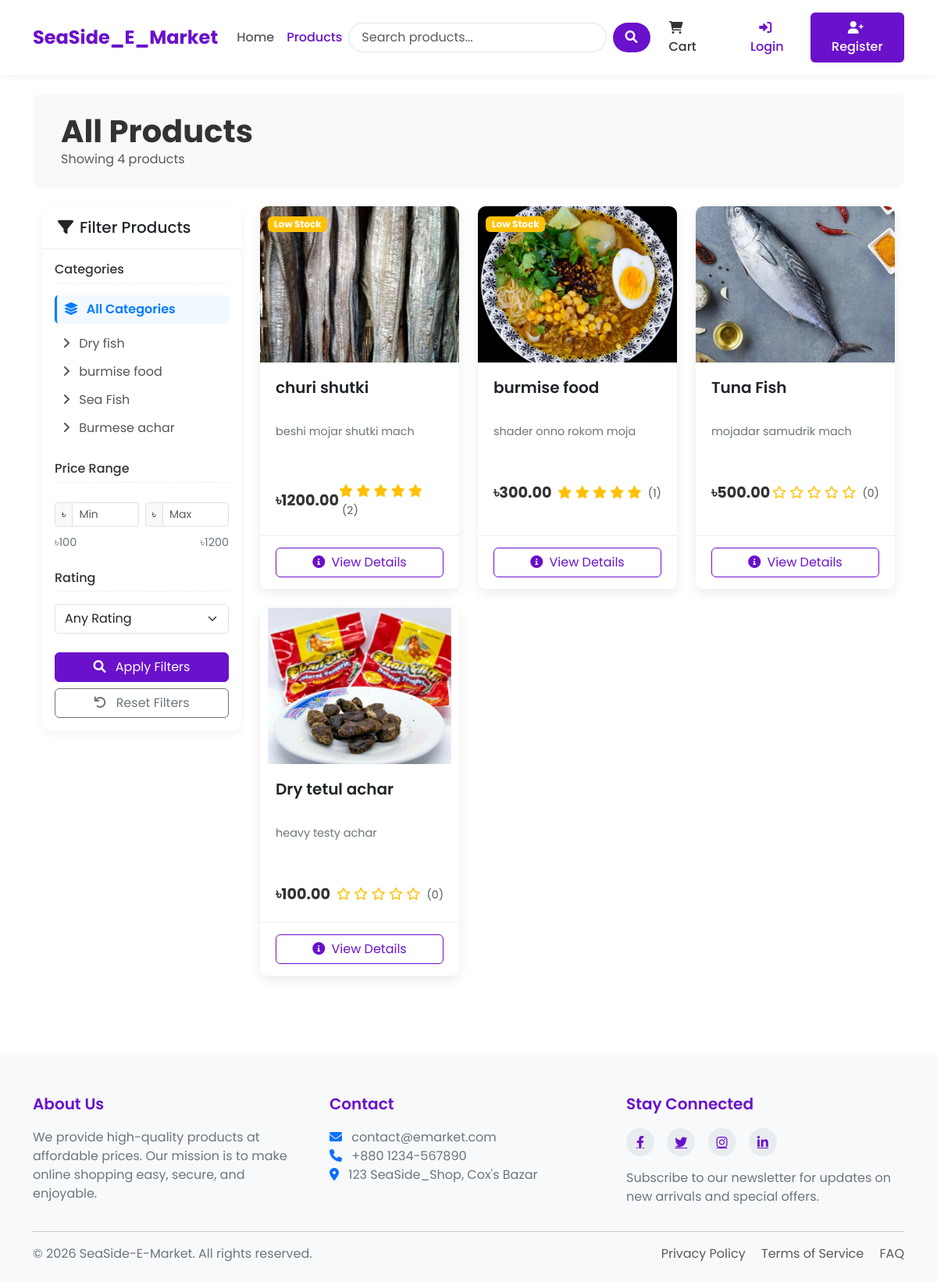
Before: /products/ with the older database file.
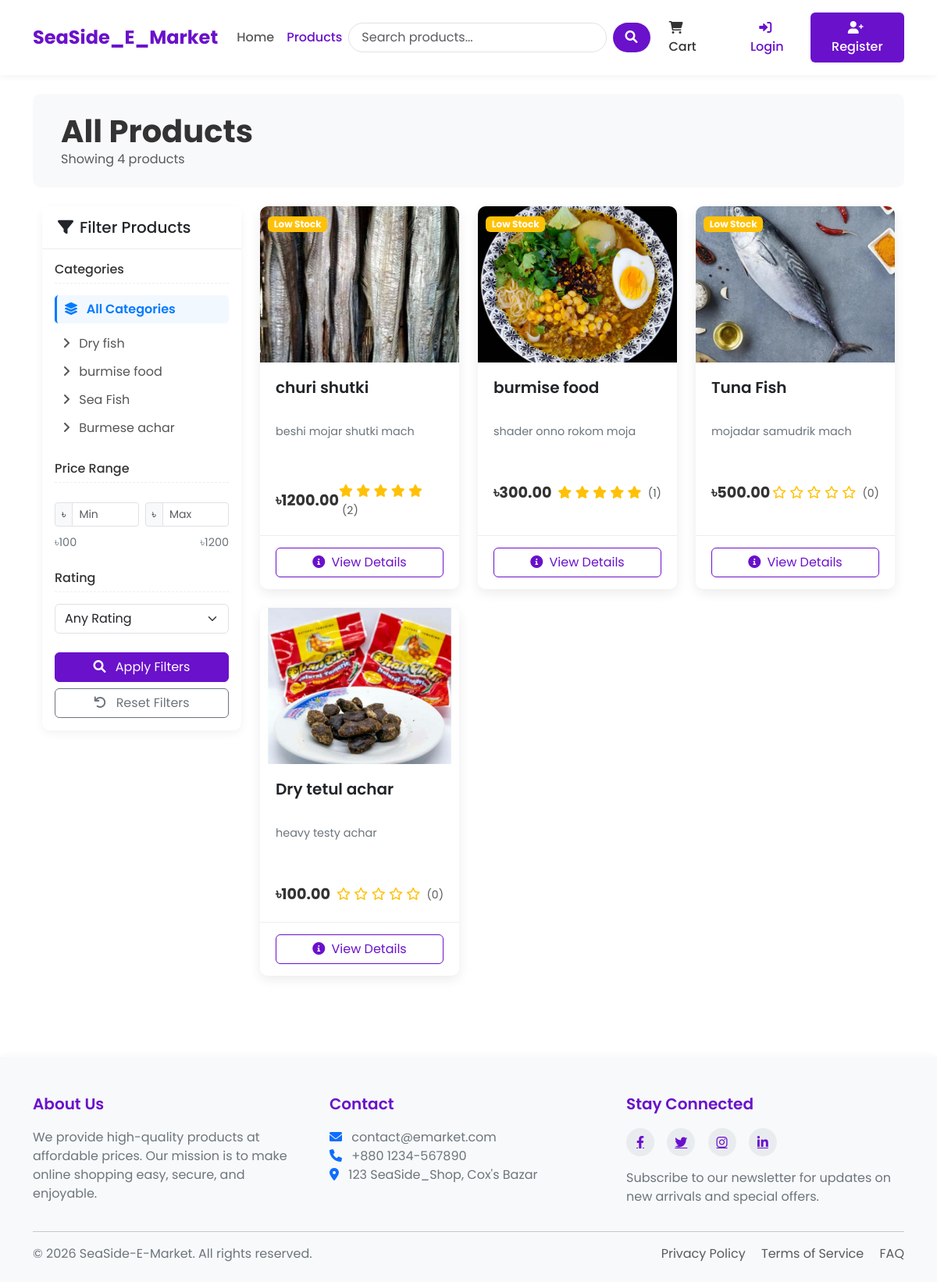
After: the same page with the newer database file.
### SeaSide_Shop/models.py (models this page shows, shortened)
class Category(models.Model):
    name = models.CharField(max_length=100)
    slug = models.SlugField(max_length=100, unique=True)
    description = models.TextField()
    class Meta:
        verbose_name_plural = 'Categories'

class Product(models.Model):
    name = models.CharField(max_length=100)
    slug = models.SlugField(max_length=200, unique=True)
    category = models.ForeignKey(Category, on_delete=models.CASCADE, related_name='products')
    description = models.TextField()
    price = models.DecimalField(max_digits=10, decimal_places=2) # 405.99
    stock = models.PositiveBigIntegerField(default=1)
    available = models.BooleanField(default=True)
    created_at = models.DateTimeField(auto_now_add=True)
    updated_at = models.DateTimeField(auto_now=True)
    image = models.ImageField(upload_to='products/%Y/%m/%d') # products/25/10/2025
    def average_rating(self):
        ratings = self.ratings.all()
        if ratings.count() > 0:
            return sum([i.rating for i in ratings])/ratings.count()
        return 0

### SeaSide_Shop/views.py (the view, shortened to what this page needs)
# urls.py: path('products/', views.product_list, name="product_list"),
def product_list(request, category_slug = None):
    category = None
    categories = Category.objects.all()
    products = Product.objects.filter(available=True)
    if category_slug:
        category = get_object_or_404(Category, slug=category_slug)
        print("category .......", category)
        products = products.filter(category = category)
    min_price = products.aggregate(Min('price'))['price__min']
    max_price = products.aggregate(Max('price'))['price__max']
    if request.GET.get('min_price'):
        products = products.filter(price__gte=request.GET.get('min_price'))
    if request.GET.get('max_price'):
        products = products.filter(price__lte=request.GET.get('max_price'))
    if request.GET.get('rating'):
        min_rating = request.GET.get('rating')
        products = products.annotate(avg_rating = Avg('ratings__rating')).filter(avg_rating__gte=min_rating)
    return render(request, 'SeaSide_Shop/product_list.html', {
        'category' : category,
        'categories' : categories,
        'products' : products,
        'min_price' : min_price,
        'max_price' : max_price
    })

### templates/SeaSide_Shop/product_list.html (shortened to what this page needs)
{% extends 'base.html' %}
{% block content %}
<div class="shop-header mb-4 p-4 bg-light">
    <div class="container-fluid">
        <div class="row align-items-center">
            <div class="col-md-6">
                <h1 class="shop-title">
                    {% if category %}{{ category.name }}{% else %}All Products{% endif %}
                </h1>
                <p class="text-muted mb-0">
                    Showing {{ products|length }} product{{ products|length|pluralize }}
                </p>
            </div>
        </div>
    </div>
</div>
<div class="container-fluid">
    <div class="row">
        <div class="col-lg-3 mb-4 filter-sidebar">
            <div class="filter-card card mb-4">
                <div class="card-header">
                    <h5 class="mb-0 d-flex align-items-center">
                        <i class="fas fa-filter me-2"></i> Filter Products
                    </h5>
                </div>
                <div class="card-body">
                    <form method="get">
                        <h6 class="filter-heading">Categories</h6>
                        <div class="mb-4">
                            <a href="{% url 'product_list' %}" class="filter-link {% if not category %}active{% endif %}">
                                <i class="fas fa-layer-group me-2"></i> All Categories
                            </a>
                            <div class="ms-2 mt-2">
                                {% for c in categories %}
                                <a href="{% url 'product_list_by_category' c.slug %}" class="filter-link {% if category.slug == c.slug %}active{% endif %}">
                                    <i class="fas fa-angle-right me-2"></i> {{ c.name }}
                                </a>
                                {% endfor %}
                            </div>
                        </div>
                        <h6 class="filter-heading">Price Range</h6>
                        <div class="mb-4">
                            <div class="price-slider-container">
                                <div class="row g-2 mb-2">
                                    <div class="col-6">
                                        <div class="input-group input-group-sm">
                                            <span class="input-group-text">৳</span>
                                            <input type="number" class="form-control" id="min_price" name="min_price"
                                                   value="{{ request.GET.min_price|default:'' }}" min="{{ min_price }}" max="{{ max_price }}" placeholder="Min">
                                        </div>
                                    </div>
                                    <div class="col-6">
                                        <div class="input-group input-group-sm">
                                            <span class="input-group-text">৳</span>
                                            <input type="number" class="form-control" id="max_price" name="max_price"
                                                   value="{{ request.GET.max_price|default:'' }}" min="{{ min_price }}" max="{{ max_price }}" placeholder="Max">
                                        </div>
                                    </div>
                                </div>
                                <div class="price-values">
                                    <span>৳{{ min_price }}</span>
                                    <span>৳{{ max_price }}</span>
                                </div>
                            </div>
                        </div>
                        <h6 class="filter-heading">Rating</h6>
                        <div class="mb-4">
                            <select class="form-select" name="rating">
                                <option value="">Any Rating</option>
                            </select>
                        </div>
                        <div class="d-grid gap-2">
                            <button type="submit" class="btn btn-primary">
                                <i class="fas fa-search me-2"></i> Apply Filters
                            </button>
                            <a href="{% url 'product_list' %}" class="btn btn-outline-secondary">
                                <i class="fas fa-undo me-2"></i> Reset Filters
                            </a>
                        </div>
                    </form>
                </div>
            </div>
        </div>
        <div class="col-lg-9">
            {% if products %}
            <div class="row row-cols-1 row-cols-md-2 row-cols-lg-3 g-4">
                {% for product in products %}
                <div class="col">
                    <div class="card h-100 product-card">
                        <div class="product-img-container">
                            {% if product.image %}
                            <img src="{{ product.image.url }}" class="product-img" alt="{{ product.name }}">
                            {% else %}
                            <div class="bg-light d-flex align-items-center justify-content-center h-100">
                                <i class="fas fa-image fa-3x text-muted"></i>
                            </div>
                            {% endif %}
                            {% if product.stock <= 5 and product.stock > 0 %}
                            <div class="product-badge">
                                <span class="badge bg-warning">Low Stock</span>
                            </div>
                            {% elif product.stock <= 0 %}
                            <div class="product-badge">
                                <span class="badge bg-danger">Out of Stock</span>
                            </div>
                            {% endif %}
                        </div>
                        <div class="card-body">
                            <h5 class="product-title">{{ product.name }}</h5>
                            <p class="product-desc">{{ product.description|truncatechars:100 }}</p>
                            <div class="d-flex justify-content-between align-items-center">
                                <span class="product-price">৳{{ product.price }}</span>
                                <div class="rating">
                                    {% for i in "12345" %}
                                    {% if forloop.counter <= product.average_rating %}
                                    <i class="fas fa-star"></i>
                                    {% else %}
                                    <i class="far fa-star"></i>
                                    {% endif %}
                                    {% endfor %}
                                    <span class="ms-1 text-muted small">({{ product.ratings.count }})</span>
                                </div>
                            </div>
                        </div>
                        <div class="card-footer">
                            <div class="d-grid">
                                <a href="{% url 'product_detail' product.slug %}" class="btn btn-outline-primary btn-add-cart">
                                    <i class="fas fa-info-circle me-1"></i> View Details
                                </a>
                            </div>
                        </div>
                    </div>
                </div>
                {% endfor %}
            </div>
            {% endif %}
        </div>
    </div>
</div>
{% endblock %}

### templates/base.html (shortened to what this page needs)
<!DOCTYPE html>
<html lang="en">
<head>
    <link href="https://cdn.jsdelivr.net/npm/bootstrap@5.3.0/dist/css/bootstrap.min.css" rel="stylesheet">
    <link rel="stylesheet" href="https://cdnjs.cloudflare.com/ajax/libs/font-awesome/6.0.0/css/all.min.css">
    {% load static %}
</head>
<body>
    <header>
        <nav class="navbar navbar-expand-lg navbar-light bg-white">
            <div class="container">
                <a class="navbar-brand" href="{% url 'home' %}">SeaSide_E_Market</a>
                <div class="collapse navbar-collapse" id="navbarNav">
                    <ul class="navbar-nav me-auto mb-2 mb-lg-0">
                        <li class="nav-item {% if request.path == '/' %}active{% endif %}">
                            <a class="nav-link" href="{% url 'home' %}">Home</a>
                        </li>
                        <li class="nav-item {% if '/products/' in request.path %}active{% endif %}">
                            <a class="nav-link" href="{% url 'product_list' %}">Products</a>
                        </li>
                    </ul>
                    <form class="d-flex search-box me-3" action="{% url 'product_list' %}" method="get">
                        <input class="form-control search-input me-2" type="search" name="search" placeholder="Search products..." aria-label="Search">
                        <button class="btn search-btn" type="submit">
                            <i class="fas fa-search"></i>
                        </button>
                    </form>
                    <ul class="navbar-nav">
                        <li class="nav-item me-2">
                            <a class="nav-link cart-btn" href="{% url 'cart_detail' %}">
                                <i class="fas fa-shopping-cart"></i> Cart
                            </a>
                        </li>
                        {% if user.is_authenticated %}
                            <li class="nav-item dropdown">
                                <a class="nav-link dropdown-toggle" href="#" id="navbarDropdown" role="button"
                                   data-bs-toggle="dropdown" aria-expanded="false">
                                    <i class="fas fa-user-circle me-1"></i> {{ user.username }}
                                </a>
                                <ul class="dropdown-menu dropdown-menu-end shadow-sm" aria-labelledby="navbarDropdown">
                                    <li><a class="dropdown-item" href="{% url 'profile' %}">
                                        <i class="fas fa-user me-2"></i> My Profile
                                    </a></li>
                                    <li><hr class="dropdown-divider"></li>
                                    <li><a class="dropdown-item" href="{% url 'logout' %}">
                                        <i class="fas fa-sign-out-alt me-2"></i> Logout
                                    </a></li>
                                </ul>
                            </li>
                        {% else %}
                            <li class="nav-item">
                                <a class="nav-link btn btn-outline-primary ms-2 px-3" href="{% url 'login' %}">
                                    <i class="fas fa-sign-in-alt me-1"></i> Login
                                </a>
                            </li>
                            <li class="nav-item">
                                <a class="nav-link btn btn-primary ms-2 px-3 text-white" href="{% url 'register' %}">
                                    <i class="fas fa-user-plus me-1"></i> Register
                                </a>
                            </li>
                        {% endif %}
                    </ul>
                </div>
            </div>
        </nav>
    </header>
    <main class="container my-4">
        {% block content %}{% endblock %}
    </main>
    <footer>
        <div class="container">
            <div class="row">
                <div class="col-md-4 mb-4 mb-md-0">
                    <h5>About Us</h5>
                    <p>We provide high-quality products at affordable prices. Our mission is to make online shopping easy, secure, and enjoyable.</p>
                </div>
                <div class="col-md-4 mb-4 mb-md-0">
                    <h5>Contact</h5>
                    <p>
                        <i class="fas fa-envelope me-2 text-primary"></i> contact@emarket.com<br>
                        <i class="fas fa-phone me-2 text-primary"></i> +880 1234-567890<br>
                        <i class="fas fa-map-marker-alt me-2 text-primary"></i> 123 SeaSide_Shop, Cox's Bazar
                    </p>
                </div>
                <div class="col-md-4">
                    <h5>Stay Connected</h5>
                    <div class="social-icons mb-3">
                        <a href="#"><i class="fab fa-facebook-f"></i></a>
                        <a href="#"><i class="fab fa-twitter"></i></a>
                        <a href="#"><i class="fab fa-instagram"></i></a>
                        <a href="#"><i class="fab fa-linkedin-in"></i></a>
                    </div>
                    <p>Subscribe to our newsletter for updates on new arrivals and special offers.</p>
                </div>
            </div>
            <hr>
            <div class="row mt-3">
                <div class="col-md-6 mb-2 mb-md-0">
                    <p class="mb-0">&copy; {% now "Y" %} SeaSide-E-Market. All rights reserved.</p>
                </div>
                <div class="col-md-6 text-md-end">
                    <p class="mb-0">
                        <a href="#" class="text-decoration-none me-3 text-muted">Privacy Policy</a>
                        <a href="#" class="text-decoration-none me-3 text-muted">Terms of Service</a>
                        <a href="#" class="text-decoration-none text-muted">FAQ</a>
                    </p>
                </div>
            </div>
        </div>
    </footer>
</body>
</html>

Changed rows visible on the page:
changed Product "Tuna Fish": now shows "Low Stock"
